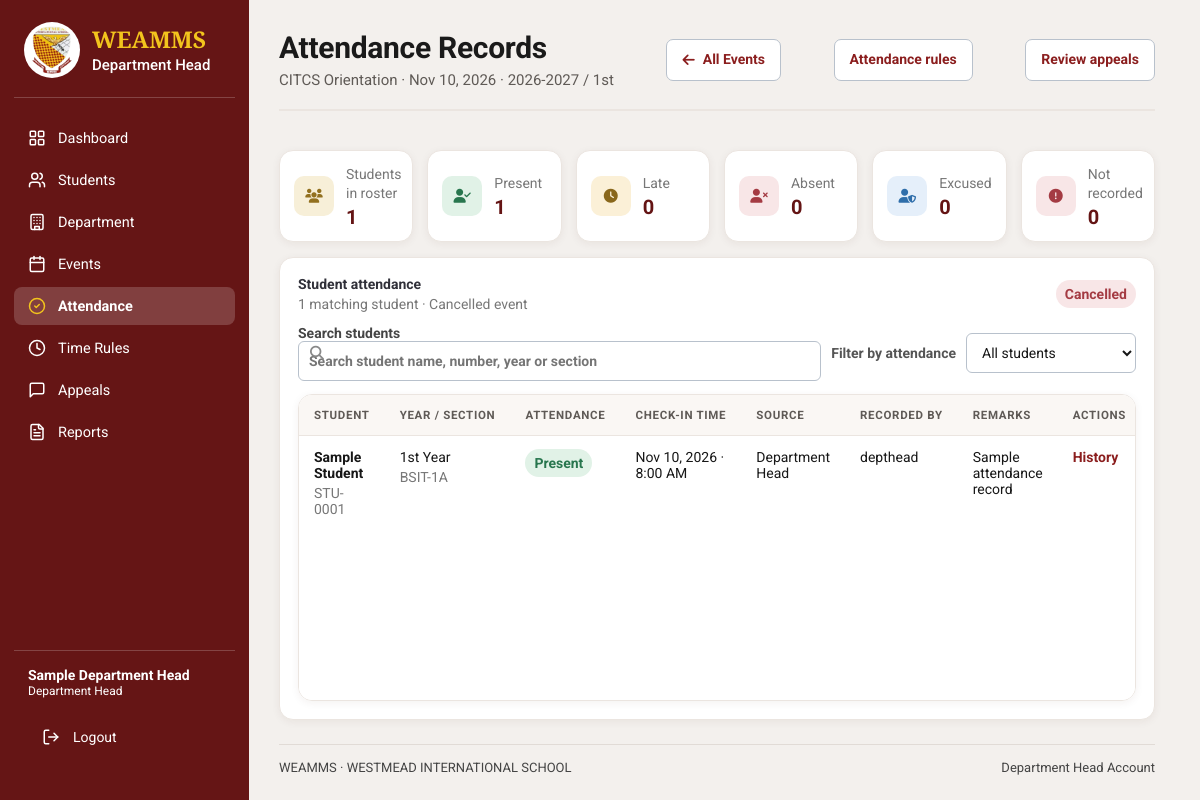
/department-head/attendance/records.php?event_id=1 (signed in), run on the app's committed database.
### tables this page shows
CREATE TABLE `department_heads` (
  `department_head_id` bigint(20) UNSIGNED NOT NULL,
  `user_id` bigint(20) UNSIGNED NOT NULL,
  `department_id` bigint(20) UNSIGNED NOT NULL,
  `employee_number` varchar(50) DEFAULT NULL,
  `first_name` varchar(100) NOT NULL,
  `middle_name` varchar(100) DEFAULT NULL,
  `last_name` varchar(100) NOT NULL,
  `created_at` timestamp NOT NULL DEFAULT current_timestamp()
);

CREATE TABLE `events` (
  `event_id` bigint(20) UNSIGNED NOT NULL,
  `department_id` bigint(20) UNSIGNED NOT NULL,
  `requested_by` bigint(20) UNSIGNED NOT NULL,
  `academic_period_id` bigint(20) UNSIGNED NOT NULL,
  `event_title` varchar(200) NOT NULL,
  `event_description` text DEFAULT NULL,
  `venue` varchar(200) DEFAULT NULL,
  `start_at` datetime NOT NULL,
  `end_at` datetime NOT NULL,
  `attendance_opens_at` datetime DEFAULT NULL,
  `attendance_closes_at` datetime DEFAULT NULL,
  `event_status` enum('pending','approved','rejected','cancelled','cancellation_requested','completed') NOT NULL DEFAULT 'pending',
  `admin_reviewed_by` bigint(20) UNSIGNED DEFAULT NULL,
  `admin_reviewed_at` datetime DEFAULT NULL,
  `admin_remarks` text DEFAULT NULL,
  `cancellation_requested_at` datetime DEFAULT NULL,
  `cancellation_requested_by` bigint(20) UNSIGNED DEFAULT NULL,
  `cancellation_request_remarks` text DEFAULT NULL,
  `created_at` timestamp NOT NULL DEFAULT current_timestamp(),
  `updated_at` timestamp NOT NULL DEFAULT current_timestamp() ON UPDATE current_timestamp()
);

CREATE TABLE `academic_periods` (
  `academic_period_id` bigint(20) UNSIGNED NOT NULL,
  `academic_year` varchar(20) NOT NULL,
  `semester` enum('1st','2nd','Summer','Other') NOT NULL DEFAULT '1st',
  `start_date` date NOT NULL,
  `end_date` date NOT NULL,
  `is_current` tinyint(1) NOT NULL DEFAULT 0,
  `created_at` timestamp NOT NULL DEFAULT current_timestamp()
);

CREATE TABLE `event_attendance_roster` (
  `event_id` bigint(20) UNSIGNED NOT NULL,
  `student_id` bigint(20) UNSIGNED NOT NULL,
  `department_id` bigint(20) UNSIGNED NOT NULL,
  `student_number` varchar(50) NOT NULL,
  `first_name` varchar(100) NOT NULL,
  `middle_name` varchar(100) DEFAULT NULL,
  `last_name` varchar(100) NOT NULL,
  `year_level` varchar(50) DEFAULT NULL,
  `section` varchar(100) DEFAULT NULL,
  `created_at` timestamp NOT NULL DEFAULT current_timestamp()
);

CREATE TABLE `event_attendance` (
  `attendance_id` bigint(20) UNSIGNED NOT NULL,
  `event_id` bigint(20) UNSIGNED NOT NULL,
  `student_id` bigint(20) UNSIGNED NOT NULL,
  `attendance_status` enum('present','late','absent','excused') NOT NULL DEFAULT 'absent',
  `check_in_at` datetime DEFAULT NULL,
  `recorded_by_user_id` bigint(20) UNSIGNED DEFAULT NULL,
  `record_source` enum('barcode','department_head','appeal','system') NOT NULL DEFAULT 'barcode',
  `remarks` varchar(500) DEFAULT NULL,
  `created_at` timestamp NOT NULL DEFAULT current_timestamp(),
  `updated_at` timestamp NOT NULL DEFAULT current_timestamp() ON UPDATE current_timestamp()
);

CREATE TABLE `users` (
  `user_id` bigint(20) UNSIGNED NOT NULL,
  `username` varchar(100) NOT NULL,
  `email` varchar(190) NOT NULL,
  `password_hash` varchar(255) NOT NULL,
  `account_status` enum('active','inactive','locked') NOT NULL DEFAULT 'active',
  `last_login_at` datetime DEFAULT NULL,
  `created_at` timestamp NOT NULL DEFAULT current_timestamp(),
  `updated_at` timestamp NOT NULL DEFAULT current_timestamp() ON UPDATE current_timestamp(),
  `role_id` int(11) NOT NULL
);

### department-head/attendance/records.php (the view, shortened to what the rows shown need)
<?php
require_once __DIR__ . '/../../includes/department_head_layout_start.php';
$eventId = filter_var($_GET['event_id'] ?? null, FILTER_VALIDATE_INT);
$eventStmt = $pdo->prepare(
    'SELECT e.event_id, e.event_title, e.venue, e.start_at, e.end_at,
            e.event_status, ap.academic_year, ap.semester
     FROM events e
     INNER JOIN academic_periods ap
        ON ap.academic_period_id = e.academic_period_id
     WHERE e.event_id = ? AND e.department_id = ?
     LIMIT 1'
);
$eventStmt->execute([$eventId, $departmentId]);
$event = $eventStmt->fetch(PDO::FETCH_ASSOC);
$sql = "
    SELECT r.student_id, r.student_number, r.first_name, r.middle_name,
           r.last_name, r.year_level, r.section,
           ea.attendance_id, ea.attendance_status, ea.check_in_at,
           ea.record_source, ea.remarks, recorder.username AS recorded_by
    FROM event_attendance_roster r
    LEFT JOIN event_attendance ea
        ON ea.student_id = r.student_id
       AND ea.event_id = r.event_id
    LEFT JOIN users recorder ON recorder.user_id = ea.recorded_by_user_id
    WHERE r.event_id = :record_event_id";
$params = [
    'record_event_id' => $eventId,
];
$sql .= ' ORDER BY r.last_name, r.first_name, r.student_number';
$recordsStmt = $pdo->prepare($sql);
$recordsStmt->execute($params);
$records = $recordsStmt->fetchAll(PDO::FETCH_ASSOC);
?>
<section class="dashboard-section management-page attendance-monitoring-content">
    <div class="section-heading">
        <div>
            <h2>Attendance Records</h2>
            <p>
                <?= dhEscape($event['event_title']) ?>
                · <?= dhEscape(date('M j, Y', strtotime($event['start_at']))) ?>
                · <?= dhEscape($event['academic_year']) ?> / <?= dhEscape($event['semester']) ?>
            </p>
        </div>
    </div>
    <div class="attendance-monitor-panel attendance-record-panel">
        <div class="attendance-monitor-panel-heading">
            <div>
                <h3>Student attendance</h3>
                <p><?= count($records) ?> matching <?= count($records) === 1 ? 'student' : 'students' ?> · <?= dhEscape(ucfirst($event['event_status'])) ?> event</p>
            </div>
            <span class="status-pill status-<?= dhEscape(strtolower($event['event_status'])) ?>">
                <?= dhEscape(ucfirst($event['event_status'])) ?>
            </span>
        </div>
        <?php if ($records === []): ?>
            <div class="department-panel empty-state">
                <i class="fa-solid fa-user-group" aria-hidden="true"></i>
                <strong>No matching students</strong>
                <p>Try adjusting the search or attendance filter.</p>
            </div>
        <?php else: ?>
            <div class="management-table-wrap attendance-record-scroll">
                <table class="management-table">
                    <thead>
                        <tr>
                            <th scope="col">Student</th>
                            <th scope="col">Year / section</th>
                            <th scope="col">Attendance</th>
                            <th scope="col">Check-in time</th>
                            <th scope="col">Source</th>
                            <th scope="col">Recorded by</th>
                            <th scope="col">Remarks</th>
                            <th scope="col">Actions</th>
                        </tr>
                    </thead>
                    <tbody>
                        <?php foreach ($records as $record): ?>
                            <?php
                            $studentName = trim(
                                $record['first_name'] . ' ' .
                                ($record['middle_name'] ? $record['middle_name'] . ' ' : '') .
                                $record['last_name']
                            );
                            $recordStatus = $record['attendance_status'] ?? '';
                            ?>
                            <tr>
                                <td data-label="Student">
                                    <strong><?= dhEscape($studentName) ?></strong>
                                    <span><?= dhEscape($record['student_number']) ?></span>
                                </td>
                                <td data-label="Year / section">
                                    <?= dhEscape($record['year_level'] ?: '—') ?>
                                    <span><?= dhEscape($record['section'] ?: '—') ?></span>
                                </td>
                                <td data-label="Attendance">
                                    <?php if ($recordStatus === ''): ?>
                                        <span class="monitor-unrecorded">Not recorded</span>
                                    <?php else: ?>
                                        <span class="status-pill status-<?= dhEscape($recordStatus) ?>">
                                            <?= dhEscape(ucfirst($recordStatus)) ?>
                                        </span>
                                    <?php endif; ?>
                                </td>
                                <td data-label="Check-in time">
                                    <?= $record['check_in_at'] ? dhEscape(date('M j, Y · g:i A', strtotime($record['check_in_at']))) : '—' ?>
                                </td>
                                <td data-label="Source">
                                    <?= $record['record_source'] ? dhEscape(ucwords(str_replace(['_', 'barcode'], [' ', 'QR code'], $record['record_source']))) : '—' ?>
                                </td>
                                <td data-label="Recorded by"><?= dhEscape($record['recorded_by'] ?: '—') ?></td>
                                <td data-label="Remarks"><?= dhEscape($record['remarks'] ?: '—') ?></td>
                                <td data-label="Actions" class="management-actions">
                                    <?php if ($record['attendance_id']): ?>
                                        <a class="management-link" href="<?= dhEscape($baseUrl) ?>/department-head/attendance/history.php?attendance_id=<?= (int) $record['attendance_id'] ?>">History</a>
                                    <?php endif; ?>
                                </td>
                            </tr>
                        <?php endforeach; ?>
                    </tbody>
                </table>
            </div>
        <?php endif; ?>
    </div>
</section>
</main>
</body>
</html>

### includes/department_head_sidebar.php (shortened to what the rows shown need)
<?php
$sidebarEscape = static fn (mixed $value): string => htmlspecialchars((string) $value, ENT_QUOTES, 'UTF-8');
$shellHeadName = isset($departmentHead['first_name'])
    ? trim($departmentHead['first_name'] . ' ' . $departmentHead['last_name'])
    : (string) ($headName ?? $_SESSION['full_name'] ?? $_SESSION['name'] ?? 'Department Head');
?>
    <aside class="admin-sidebar">
        <div class="admin-sidebar-footer">
            <div class="admin-sidebar-user">
                <strong><?= $sidebarEscape($shellHeadName) ?></strong>
                <span>Department Head</span>
            </div>
        </div>
    </aside>

### data on the page
department_heads: $sidebarEscape($shellHeadName) "Sample Department Head"
events: event_title "CITCS Orientation", start_at "Nov 10, 2026", academic_period.academic_year "2026-2027", academic_period.semester "1st", event_status "Cancelled"
event_attendance_roster: dhEscape($studentName) "Sample Student", student_number "STU-0001", year_level "1st Year", section "BSIT-1A", event_attendance.attendance_status "Present", event_attendance.check_in_at "Nov 10, 2026 · 8:00 AM", event_attendance.record_source "Department Head", users.username "depthead", event_attendance.remarks "Sample attendance record"

### other printed values
$sidebarEscape($sbLabel) "Dashboard"
$sidebarEscape($sbLabel) "Students"
$sidebarEscape($sbLabel) "Department"
$sidebarEscape($sbLabel) "Events"
$sidebarEscape($sbLabel) "Attendance"
$sidebarEscape($sbLabel) "Time Rules"
$sidebarEscape($sbLabel) "Appeals"
$sidebarEscape($sbLabel) "Reports"
$summary['roster_count'] "1"
$summary['present_count'] "1"
$summary['late_count'] "0"
$summary['absent_count'] "0"
$summary['excused_count'] "0"
$notRecordedCount "0"
count($records) "1"
